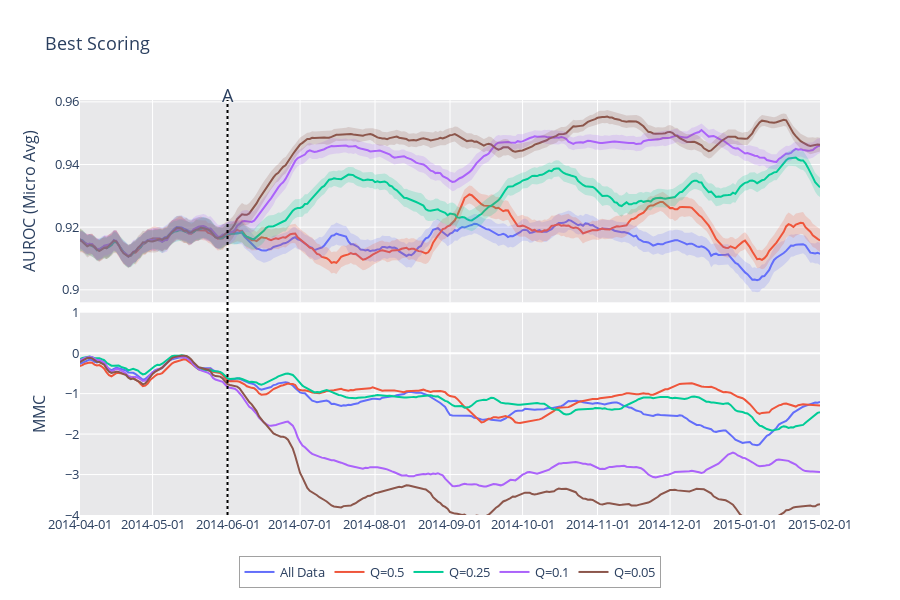

The notebook cell saved with this chart:
### Code cell
fh = FigureHelper(x, color_list=['#636EFA', '#EF553B', '#00CC96', '#AB63FA', '#8C564B', '#7f7f7f'])

row_heights = []
layout = {}

row=1
height = 300
row_heights.append(.2)
for name, score_unify in perf_graphs.items():
    fh.add_trace(y=smooth(score_unify["yp"], span=7), 
                 yu=smooth(score_unify["yp"]+score_unify["ye"], span=7),
                 yl=smooth(score_unify["yp"]-score_unify["ye"], span=7), name=name, connectgaps=False, row=row, col=1, showlegend=True)

if include_wgt:
    row += 1
    row_heights.append(.2)
    height += 300 
    for name, score_unify in score_nw.items():
        line = fh.lines[name]
        line["dash"] = "dot"
        layout["yaxis"+str(row)] = dict(range=[-4, 1], title="MMC - Unweighted")
        fh.add_trace(y=smooth(score_unify, span=7), name= name + " - No Weights", connectgaps=False, row=row, col=1, line=line, legendgroup=name)

row += 1
row_heights.append(.2)
height += 300 
for name, score_unify in score_graphs.items():
    line = fh.lines[name]
    line["dash"] = "solid"
    layout["yaxis"+str(row)] = dict(range=[-4, 1], title="MMC")
    fh.add_trace(y=smooth(score_unify, span=7), name=name, connectgaps=False, row=row, col=1, legendgroup=name, line=line)

if big:
    row += 1
    row_heights.append(.1)
    height += 200
    layout["yaxis"+str(row)] = dict(title="MMC(VAE)")
    for name, score_unify in scores_vae.items():
        fh.add_trace(y=smooth(score_unify, span=7), name=name, connectgaps=False, row=row, col=1, legendgroup=name)
        
    row += 1
    row_heights.append(.1)
    height += 200
    layout["yaxis"+str(row)] =  dict(title="MMC(score)")
    for name, score_unify in scores_score.items():
        fh.add_trace(y=smooth(score_unify, span=7), name=name, connectgaps=False, row=row, col=1, legendgroup=name)
        
        
    row += 1
    row_heights.append(.1)
    height += 200
    layout["yaxis"+str(row)] =  dict(title="MMC(metadata)")
    for name, score_unify in scores_metadata.items():
        fh.add_trace(y=smooth(score_unify, span=7), name=name, connectgaps=False, row=row, col=1, legendgroup=name)



fig = fh.make_fig(shared_xaxes=True, vertical_spacing=0.025, row_heights=[.2]*row)

if row < 3:
    add_dates(fig, dates, line_y=1.045, include_date=False)
else:
    add_dates(fig, dates, line_y=1.025, include_date=False)
fig.update_xaxes(showspikes=True, spikecolor="black", spikesnap="cursor", spikemode="across", spikethickness=1)
fig.update_layout(spikedistance=1000)
fig.update_layout(height=height)
fig.update_layout(legend={"x": .5, "orientation":"h", "borderwidth": .5, "xanchor": "center",})
fig.update_xaxes(range=[graph_start, graph_end])
fig.update_layout(yaxis1=dict(
        title=f"AUROC ({DriftFromRun.performance_col[1].title()})"),
    **layout
    )
fig.update_layout(barmode='overlay')
fig.update_layout(font=dict(size=13))
fig.update_layout(plot_bgcolor="#E8E8EA")

# fig.update_layout(
#     yaxis2 = dict(
#         tickmode = 'linear',
#         tick0 = 0,
#         dtick = 25,
#     )
# )

xaxis = dict(
        tickformat = '%Y-%m-%d',
        tickmode = 'linear',
        dtick = "M1"
    )
fig.update_layout(
    xaxis1=xaxis,
    xaxis2=xaxis,
    xaxis3 = xaxis,
    title="Best Scoring"
)

fig.show()

### Figure 1 — Plotly figure (JSON) as saved in the notebook; plotly's stock layout.template omitted (floating-point values rounded to 4 significant figures; data arrays with more than 128 entries replaced by an {"elided": "..."} marker saying what was removed)
{"data": [{"connectgaps": false, "customdata": {"elided": "367x5 float values"}, "hovertemplate": "%{x}<br>All Data: %{y}<br><br>All Data=%{customdata[0]:.3f}<br />Q=0.05=%{customdata[1]:.3f}<br />Q=0.1=%{customdata[2]:.3f}<br />Q=0.25=%{customdata[3]:.3f}<br />Q=0.5=%{customdata[4]:.3f}<extra></extra>", "legendgroup": "All Data", "line": {"color": "#636EFA", "dash": "solid"}, "name": "All Data", "showlegend": true, "type": "scatter", "x": {"elided": "367 str values"}, "xaxis": "x", "y": {"elided": "367 float values"}, "yaxis": "y"}, {"connectgaps": false, "customdata": {"elided": "367x5 float values"}, "hovertemplate": "%{x}<br>Q=0.5: %{y}<br><br>All Data=%{customdata[0]:.3f}<br />Q=0.05=%{customdata[1]:.3f}<br />Q=0.1=%{customdata[2]:.3f}<br />Q=0.25=%{customdata[3]:.3f}<br />Q=0.5=%{customdata[4]:.3f}<extra></extra>", "legendgroup": "Q=0.5", "line": {"color": "#EF553B", "dash": "solid"}, "name": "Q=0.5", "showlegend": true, "type": "scatter", "x": {"elided": "367 str values"}, "xaxis": "x", "y": {"elided": "367 float values"}, "yaxis": "y"}, {"connectgaps": false, "customdata": {"elided": "367x5 float values"}, "hovertemplate": "%{x}<br>Q=0.25: %{y}<br><br>All Data=%{customdata[0]:.3f}<br />Q=0.05=%{customdata[1]:.3f}<br />Q=0.1=%{customdata[2]:.3f}<br />Q=0.25=%{customdata[3]:.3f}<br />Q=0.5=%{customdata[4]:.3f}<extra></extra>", "legendgroup": "Q=0.25", "line": {"color": "#00CC96", "dash": "solid"}, "name": "Q=0.25", "showlegend": true, "type": "scatter", "x": {"elided": "367 str values"}, "xaxis": "x", "y": {"elided": "367 float values"}, "yaxis": "y"}, {"connectgaps": false, "customdata": {"elided": "367x5 float values"}, "hovertemplate": "%{x}<br>Q=0.1: %{y}<br><br>All Data=%{customdata[0]:.3f}<br />Q=0.05=%{customdata[1]:.3f}<br />Q=0.1=%{customdata[2]:.3f}<br />Q=0.25=%{customdata[3]:.3f}<br />Q=0.5=%{customdata[4]:.3f}<extra></extra>", "legendgroup": "Q=0.1", "line": {"color": "#AB63FA", "dash": "solid"}, "name": "Q=0.1", "showlegend": true, "type": "scatter", "x": {"elided": "367 str values"}, "xaxis": "x", "y": {"elided": "367 float values"}, "yaxis": "y"}, {"connectgaps": false, "customdata": {"elided": "367x5 float values"}, "hovertemplate": "%{x}<br>Q=0.05: %{y}<br><br>All Data=%{customdata[0]:.3f}<br />Q=0.05=%{customdata[1]:.3f}<br />Q=0.1=%{customdata[2]:.3f}<br />Q=0.25=%{customdata[3]:.3f}<br />Q=0.5=%{customdata[4]:.3f}<extra></extra>", "legendgroup": "Q=0.05", "line": {"color": "#8C564B", "dash": "solid"}, "name": "Q=0.05", "showlegend": true, "type": "scatter", "x": {"elided": "367 str values"}, "xaxis": "x", "y": {"elided": "367 float values"}, "yaxis": "y"}, {"connectgaps": false, "customdata": {"elided": "367x5 float values"}, "hovertemplate": "%{x}<br>All Data: %{y}<br><br>All Data=%{customdata[0]:.3f}<br />Q=0.05=%{customdata[1]:.3f}<br />Q=0.1=%{customdata[2]:.3f}<br />Q=0.25=%{customdata[3]:.3f}<br />Q=0.5=%{customdata[4]:.3f}<extra></extra>", "legendgroup": "All Data", "line": {"color": "#636EFA", "dash": "solid"}, "name": "All Data", "showlegend": false, "type": "scatter", "x": {"elided": "367 str values"}, "xaxis": "x2", "y": {"elided": "367 float values"}, "yaxis": "y2"}, {"connectgaps": false, "customdata": {"elided": "367x5 float values"}, "hovertemplate": "%{x}<br>Q=0.5: %{y}<br><br>All Data=%{customdata[0]:.3f}<br />Q=0.05=%{customdata[1]:.3f}<br />Q=0.1=%{customdata[2]:.3f}<br />Q=0.25=%{customdata[3]:.3f}<br />Q=0.5=%{customdata[4]:.3f}<extra></extra>", "legendgroup": "Q=0.5", "line": {"color": "#EF553B", "dash": "solid"}, "name": "Q=0.5", "showlegend": false, "type": "scatter", "x": {"elided": "367 str values"}, "xaxis": "x2", "y": {"elided": "367 float values"}, "yaxis": "y2"}, {"connectgaps": false, "customdata": {"elided": "367x5 float values"}, "hovertemplate": "%{x}<br>Q=0.25: %{y}<br><br>All Data=%{customdata[0]:.3f}<br />Q=0.05=%{customdata[1]:.3f}<br />Q=0.1=%{customdata[2]:.3f}<br />Q=0.25=%{customdata[3]:.3f}<br />Q=0.5=%{customdata[4]:.3f}<extra></extra>", "legendgroup": "Q=0.25", "line": {"color": "#00CC96", "dash": "solid"}, "name": "Q=0.25", "showlegend": false, "type": "scatter", "x": {"elided": "367 str values"}, "xaxis": "x2", "y": {"elided": "367 float values"}, "yaxis": "y2"}, {"connectgaps": false, "customdata": {"elided": "367x5 float values"}, "hovertemplate": "%{x}<br>Q=0.1: %{y}<br><br>All Data=%{customdata[0]:.3f}<br />Q=0.05=%{customdata[1]:.3f}<br />Q=0.1=%{customdata[2]:.3f}<br />Q=0.25=%{customdata[3]:.3f}<br />Q=0.5=%{customdata[4]:.3f}<extra></extra>", "legendgroup": "Q=0.1", "line": {"color": "#AB63FA", "dash": "solid"}, "name": "Q=0.1", "showlegend": false, "type": "scatter", "x": {"elided": "367 str values"}, "xaxis": "x2", "y": {"elided": "367 float values"}, "yaxis": "y2"}, {"connectgaps": false, "customdata": {"elided": "367x5 float values"}, "hovertemplate": "%{x}<br>Q=0.05: %{y}<br><br>All Data=%{customdata[0]:.3f}<br />Q=0.05=%{customdata[1]:.3f}<br />Q=0.1=%{customdata[2]:.3f}<br />Q=0.25=%{customdata[3]:.3f}<br />Q=0.5=%{customdata[4]:.3f}<extra></extra>", "legendgroup": "Q=0.05", "line": {"color": "#8C564B", "dash": "solid"}, "name": "Q=0.05", "showlegend": false, "type": "scatter", "x": {"elided": "367 str values"}, "xaxis": "x2", "y": {"elided": "367 float values"}, "yaxis": "y2"}, {"connectgaps": false, "hoverinfo": "skip", "legendgroup": "All Data", "line": {"width": 0}, "name": "All Data", "showlegend": false, "type": "scatter", "x": {"elided": "337 str values"}, "xaxis": "x", "y": {"elided": "337 float values"}, "yaxis": "y"}, {"connectgaps": false, "fill": "tonexty", "fillcolor": "rgba(0.38823529411764707, 0.43137254901960786, 0.9803921568627451, 0.2)", "hoverinfo": "skip", "legendgroup": "All Data", "line": {"width": 0}, "name": "All Data", "showlegend": false, "type": "scatter", "x": {"elided": "337 str values"}, "xaxis": "x", "y": {"elided": "337 float values"}, "yaxis": "y"}, {"connectgaps": false, "hoverinfo": "skip", "legendgroup": "Q=0.5", "line": {"width": 0}, "name": "Q=0.5", "showlegend": false, "type": "scatter", "x": {"elided": "337 str values"}, "xaxis": "x", "y": {"elided": "337 float values"}, "yaxis": "y"}, {"connectgaps": false, "fill": "tonexty", "fillcolor": "rgba(0.9372549019607843, 0.3333333333333333, 0.23137254901960785, 0.2)", "hoverinfo": "skip", "legendgroup": "Q=0.5", "line": {"width": 0}, "name": "Q=0.5", "showlegend": false, "type": "scatter", "x": {"elided": "337 str values"}, "xaxis": "x", "y": {"elided": "337 float values"}, "yaxis": "y"}, {"connectgaps": false, "hoverinfo": "skip", "legendgroup": "Q=0.25", "line": {"width": 0}, "name": "Q=0.25", "showlegend": false, "type": "scatter", "x": {"elided": "337 str values"}, "xaxis": "x", "y": {"elided": "337 float values"}, "yaxis": "y"}, {"connectgaps": false, "fill": "tonexty", "fillcolor": "rgba(0.0, 0.8, 0.5882352941176471, 0.2)", "hoverinfo": "skip", "legendgroup": "Q=0.25", "line": {"width": 0}, "name": "Q=0.25", "showlegend": false, "type": "scatter", "x": {"elided": "337 str values"}, "xaxis": "x", "y": {"elided": "337 float values"}, "yaxis": "y"}, {"connectgaps": false, "hoverinfo": "skip", "legendgroup": "Q=0.1", "line": {"width": 0}, "name": "Q=0.1", "showlegend": false, "type": "scatter", "x": {"elided": "337 str values"}, "xaxis": "x", "y": {"elided": "337 float values"}, "yaxis": "y"}, {"connectgaps": false, "fill": "tonexty", "fillcolor": "rgba(0.6705882352941176, 0.38823529411764707, 0.9803921568627451, 0.2)", "hoverinfo": "skip", "legendgroup": "Q=0.1", "line": {"width": 0}, "name": "Q=0.1", "showlegend": false, "type": "scatter", "x": {"elided": "337 str values"}, "xaxis": "x", "y": {"elided": "337 float values"}, "yaxis": "y"}, {"connectgaps": false, "hoverinfo": "skip", "legendgroup": "Q=0.05", "line": {"width": 0}, "name": "Q=0.05", "showlegend": false, "type": "scatter", "x": {"elided": "337 str values"}, "xaxis": "x", "y": {"elided": "337 float values"}, "yaxis": "y"}, {"connectgaps": false, "fill": "tonexty", "fillcolor": "rgba(0.5490196078431373, 0.33725490196078434, 0.29411764705882354, 0.2)", "hoverinfo": "skip", "legendgroup": "Q=0.05", "line": {"width": 0}, "name": "Q=0.05", "showlegend": false, "type": "scatter", "x": {"elided": "337 str values"}, "xaxis": "x", "y": {"elided": "337 float values"}, "yaxis": "y"}], "layout": {"annotations": [{"font": {"size": 18}, "showarrow": false, "text": "A", "textangle": 0, "x": "2014-06-01", "xref": "x", "y": 1.045, "yref": "paper"}], "barmode": "overlay", "font": {"size": 13}, "height": 600, "legend": {"borderwidth": 0.5, "orientation": "h", "x": 0.5, "xanchor": "center"}, "plot_bgcolor": "#E8E8EA", "shapes": [{"line": {"color": "black", "dash": "dot"}, "type": "line", "x0": "2014-06-01", "x1": "2014-06-01", "xref": "x", "y0": 0, "y1": 1, "yref": "paper"}], "spikedistance": 1000, "title": {"text": "Best Scoring"}, "xaxis": {"anchor": "y", "domain": [0, 1], "dtick": "M1", "matches": "x2", "range": ["2014-04-01", "2015-02-01"], "showspikes": true, "showticklabels": false, "spikecolor": "black", "spikemode": "across", "spikesnap": "cursor", "spikethickness": 1, "tickformat": "%Y-%m-%d", "tickmode": "linear"}, "xaxis2": {"anchor": "y2", "domain": [0, 1], "dtick": "M1", "range": ["2014-04-01", "2015-02-01"], "showspikes": true, "spikecolor": "black", "spikemode": "across", "spikesnap": "cursor", "spikethickness": 1, "tickformat": "%Y-%m-%d", "tickmode": "linear"}, "xaxis3": {"dtick": "M1", "tickformat": "%Y-%m-%d", "tickmode": "linear"}, "yaxis": {"anchor": "x", "domain": [0.5125, 1], "title": {"text": "AUROC (Micro Avg)"}}, "yaxis2": {"anchor": "x2", "domain": [0, 0.4875], "range": [-4, 1], "title": {"text": "MMC"}}}}
